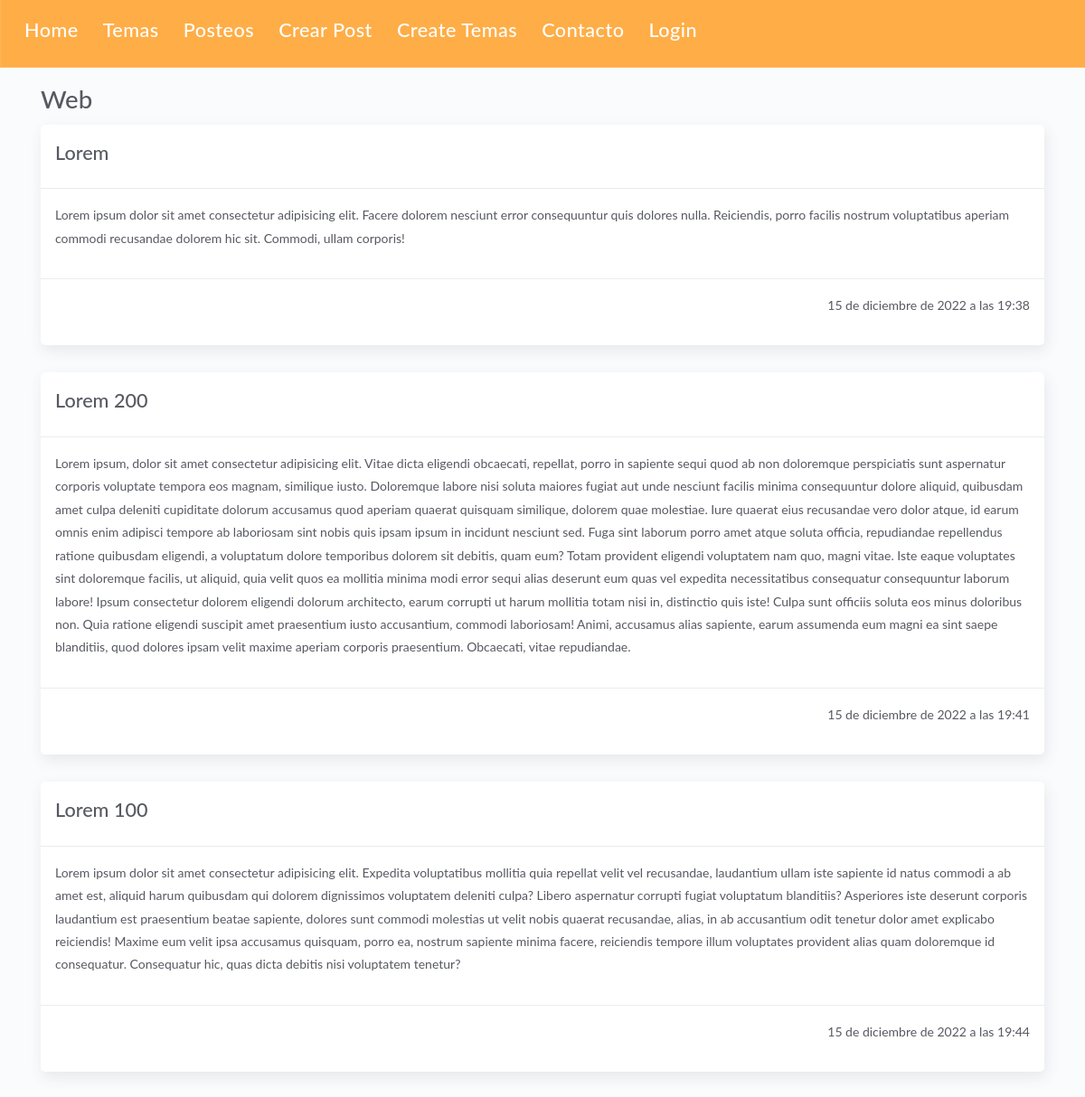
The app's page /projects/2, older data.
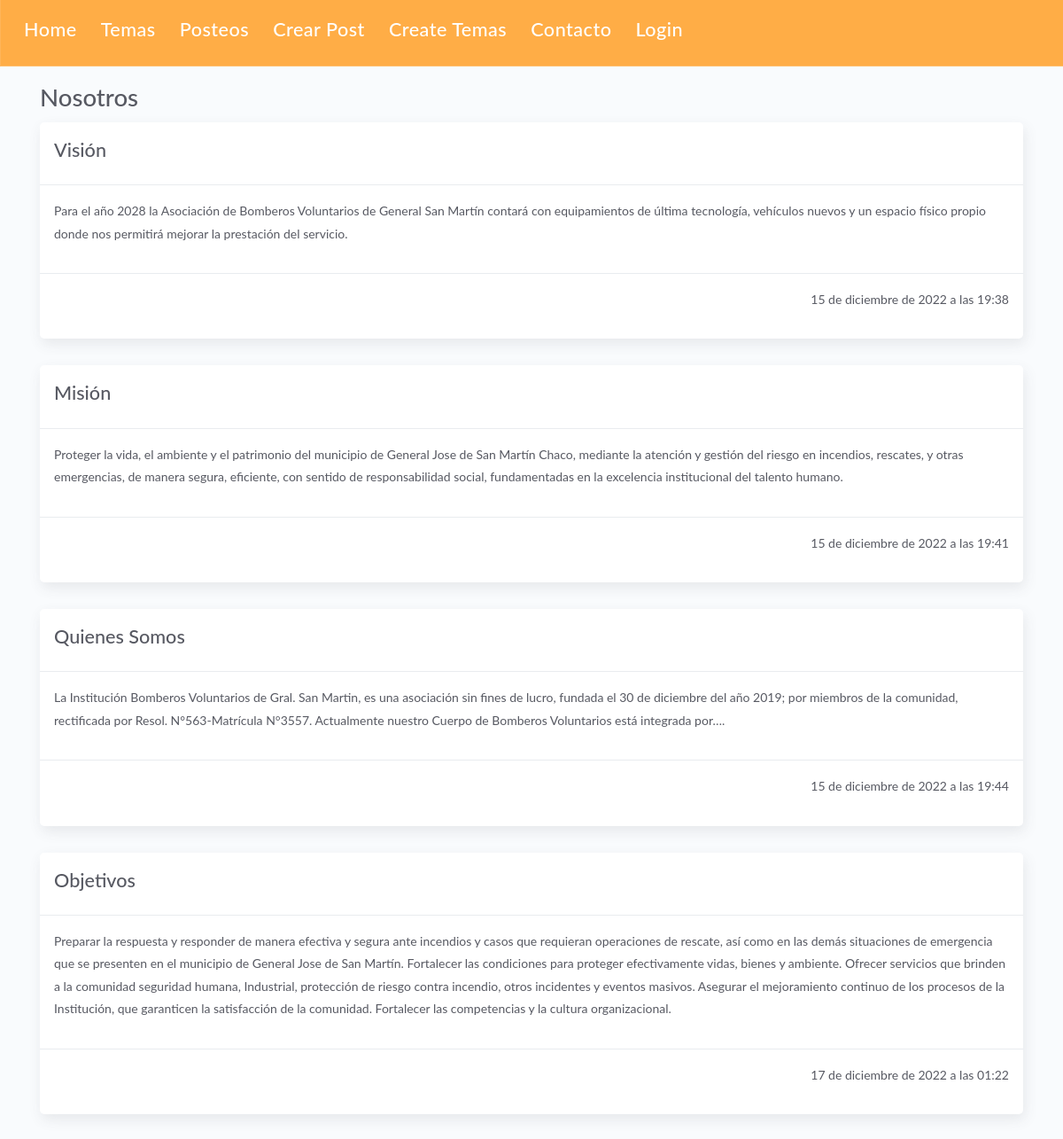
The same page, newer data.
### apps/models.py (models this page shows, shortened)
class Project(models.Model):
    name = models.CharField(max_length=200)
    def __str__(self):
        return self.name

class Task(models.Model):
    tittle =  models.CharField(max_length=200)
    description = models.TextField(max_length=500, blank=False, null=False)
    project = models.ForeignKey(Project, on_delete=models.CASCADE)
    done = models.BooleanField(default=True)
    fecha_creacion = models.DateTimeField( auto_now_add = True)

### apps/views.py (the view)
# urls.py: path('projects/<int:id>', views.project_detail, name="project_detail"),
def project_detail(request, id):
    project = get_object_or_404(Project, id=id)
    tasks = Task.objects.filter(project_id=id)
    return render(request, 'projects/detail.html', {
        'project': project,
        'tasks': tasks
    })

### apps/templates/projects/detail.html
{% extends 'layouts/base.html' %}
{% block content %}
<h1>{{project}}</h1>
{% for task in tasks %}
<div class="card">
    <div class="modal-header">
        <b><h2>{{task.tittle}}</h2></b>
    </div>
    <div class="modal-body">
        <p>{{task.description}}</p>
    </div>
    <div class="modal-footer">
        <p>{{task.fecha_creacion}}</p>
    </div>
</div>
{% endfor %}
{% endblock %}

Row changes from the older to the newer data that the page shows:
changed Project: name "Web" → "Nosotros"
changed Task: tittle "Lorem" → "Visión"; description "Lorem ipsum dolor sit amet consectetur adipisicing elit. Facere dolorem nesciunt error consequuntur quis dolores nulla. Reiciendis, porro facilis nostrum voluptatibus aperiam commodi recusandae dolorem hic sit. Commodi, ullam corporis!" → "Para el año 2028 la Asociación de Bomberos Voluntarios de General San Martín contará con equipamientos de última tecnología, vehículos nuevos y un espacio físico propio donde nos permitirá mejorar la prestación del servicio."
changed Task: tittle "Lorem 200" → "Misión"; description "Lorem ipsum, dolor sit amet consectetur adipisicing elit. Vitae dicta eligendi obcaecati, repellat, porro in sapiente sequi quod ab non doloremque perspiciatis sunt aspernatur corporis voluptate tempora eos magnam, similique iusto. Doloremque labore nisi soluta maiores fugiat aut unde nesciunt facilis minima consequuntur dolore aliquid, quibusdam amet culpa deleniti cupiditate dolorum accusamus quod aperiam quaerat quisquam similique, dolorem quae molestiae. Iure quaerat eius recusandae vero dolor atque, id earum omnis enim adipisci tempore ab laboriosam sint nobis quis ipsam ipsum in incidunt nesciunt sed. Fuga sint laborum porro amet atque soluta officia, repudiandae repellendus ratione…" → "Proteger la vida, el ambiente y el patrimonio del municipio de General Jose de San Martín Chaco, mediante la atención y gestión del riesgo en incendios, rescates, y otras emergencias, de manera segura, eficiente, con sentido de responsabilidad social, fundamentadas en la excelencia institucional del talento humano."
changed Task: tittle "Lorem 100" → "Quienes Somos"; description "Lorem ipsum dolor sit amet consectetur adipisicing elit. Expedita voluptatibus mollitia quia repellat velit vel recusandae, laudantium ullam iste sapiente id natus commodi a ab amet est, aliquid harum quibusdam qui dolorem dignissimos voluptatem deleniti culpa? Libero aspernatur corrupti fugiat voluptatum blanditiis? Asperiores iste deserunt corporis laudantium est praesentium beatae sapiente, dolores sunt commodi molestias ut velit nobis quaerat recusandae, alias, in ab accusantium odit tenetur dolor amet explicabo reiciendis! Maxime eum velit ipsa accusamus quisquam, porro ea, nostrum sapiente minima facere, reiciendis tempore illum voluptates provident alias quam doloremque id…" → "La Institución Bomberos Voluntarios de Gral. San Martin, es una asociación sin fines de lucro, fundada el 30 de diciembre del año 2019; por miembros de la comunidad, rectificada por Resol. N°563-Matrícula N°3557. Actualmente nuestro Cuerpo de Bomberos Voluntarios está integrada por…."
added Task: tittle "Objetivos", description "Preparar la respuesta y responder de manera efectiva y segura ante incendios y casos que requieran operaciones de rescate, así como en las demás situaciones de emergencia que se presenten en el municipio de General Jose de San Martín. Fortalecer las condiciones para proteger efectivamente vidas, bienes y ambiente. Ofrecer servicios que brinden a la comunidad seguridad humana, Industrial, protección de riesgo contra incendio, otros incidentes y eventos masivos. Asegurar el mejoramiento continuo de los procesos de la Institución, que garanticen la satisfacción de la comunidad. Fortalecer las competencias y la cultura organizacional.", fecha_creacion "17 de diciembre de 2022 a las 01:22"
